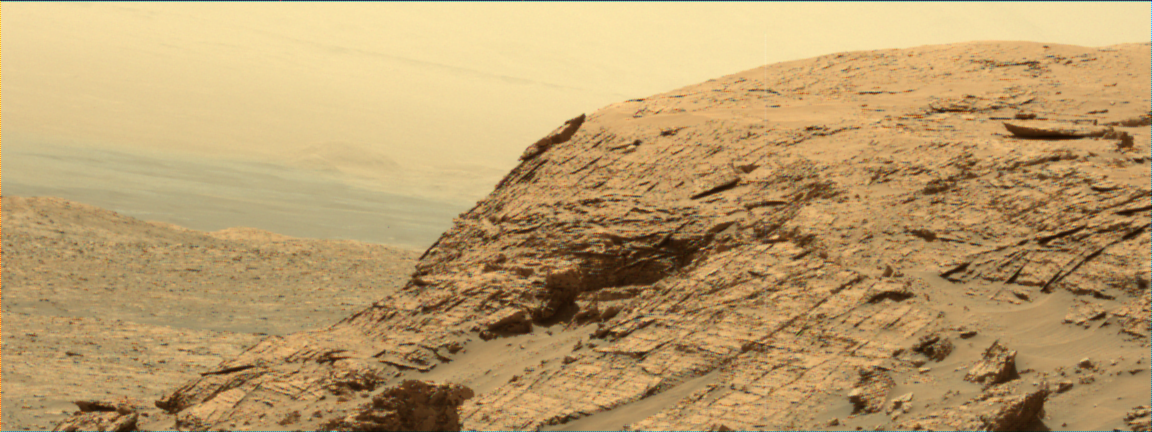
#> input picture bilinear-images/ML0_673757778EDR_S0872902MCAM00037D1.png, 1152 x 432 px
$ python raw_png_filter.py --png-dir ../bilinear-images --xml-dir ../bilinear-images --img-dir ../bilinear-images --output-dir out
#> lines starting #> are read from the running program, lines starting #| are printed output that depends on the picture
# raw_png_filter.py
#
# Stage 2 visual filter for Virtual Mars.
# Run this AFTER:
#   1. filter_xml_metadata.py
#   2. vic2png conversion
#
# Run this BEFORE:
#   3. demosaic_batch.py
#   4. select_colmap_images.py
#
# This script scores the raw PNG outputs from vic2png and builds a cleaner intermediate dataset before demosaicing.
#
# It does 3 things:
#   1. Scores each raw PNG using grayscale-friendly image heuristics.
#   2. Classifies each image as keep / review / reject.
#   3. Copies the selected files into a new output dataset structure
#
# It also writes:
#   - raw_png_filter_report.csv
#   - keep_list.txt
#   - review_list.txt
#   - reject_list.txt
#   - sequence_summary.csv
#

import os
import re
import csv
import shutil
import argparse
from pathlib import Path

import numpy as np
from PIL import Image


# Filename helpers
MCAM_PATTERN = re.compile(r"(MCAM\d+)", re.IGNORECASE)


def get_sequence_id(file_name: str) -> str:
    # Extract the MCAM sequence ID from a filename.
    match = MCAM_PATTERN.search(file_name.upper())
    if match:
        return match.group(1)
    return "UNKNOWN_SEQUENCE"


def get_file_stem(file_name: str) -> str:
    # Return filename without extension.
    return Path(file_name).stem


# Image loading
def load_image(image_path: Path):
    """
    Load one PNG image and return:
      - grayscale image array
      - width
      - height

    Even if the PNG somehow has RGB channels, we convert to grayscale because
    this stage should work consistently on raw vic2png output.
    """
    img = Image.open(image_path).convert("L")
    gray = np.array(img, dtype=np.float32)
    height, width = gray.shape
    return gray, width, height


# Image quality metrics
def compute_sharpness(gray: np.ndarray) -> float:
    """
    Laplacian variance sharpness score.

    Higher value usually means:
      - more detail
      - less blur
    """
    if gray.shape[0] < 3 or gray.shape[1] < 3:
        return 0.0

    center = gray[1:-1, 1:-1]
    up = gray[:-2, 1:-1]
    down = gray[2:, 1:-1]
    left = gray[1:-1, :-2]
    right = gray[1:-1, 2:]

    lap = (up + down + left + right) - (4.0 * center)
    return float(np.var(lap))


def compute_texture(gray: np.ndarray) -> float:
    # Mean absolute pixel difference in x and y.
    # Higher value usually means more edges and more structure.

    if gray.shape[0] < 2 or gray.shape[1] < 2:
        return 0.0

    dx = np.abs(gray[:, 1:] - gray[:, :-1])
    dy = np.abs(gray[1:, :] - gray[:-1, :])

    return float((np.mean(dx) + np.mean(dy)) / 2.0)


def compute_brightness_stats(gray: np.ndarray):
    """
    Brightness statistics:
      - mean
      - std dev
      - dark fraction
      - bright fraction
    """
    mean_val = float(np.mean(gray))
    std_val = float(np.std(gray))
    dark_fraction = float(np.mean(gray < 15))
    bright_fraction = float(np.mean(gray > 240))

    return mean_val, std_val, dark_fraction, bright_fraction


def estimate_sky_fraction(gray: np.ndarray) -> float:
    # Very rough top-strip sky heuristic.
    # Because these are raw PNGs, treat this as a soft clue only.

    h, _ = gray.shape
    top_h = max(1, int(h * 0.20))
    top = gray[:top_h, :]

    top_mean = float(np.mean(top))
    top_texture = compute_texture(top)

    if top_mean > 170 and top_texture < 8:
        return 1.0
    if top_mean > 145 and top_texture < 6:
        return 0.7
    return 0.0


def estimate_ground_only_flag(gray: np.ndarray) -> bool:
    # Heuristic for frames that may be mostly close-up ground/rock.
    # his should not auto-reject; it only lowers confidence.

    h, _ = gray.shape
    if h < 2:
        return False

    top = gray[: h // 2, :]
    bottom = gray[h // 2 :, :]

    top_mean = float(np.mean(top))
    bottom_mean = float(np.mean(bottom))
    top_texture = compute_texture(top)
    bottom_texture = compute_texture(bottom)

    mean_diff = abs(top_mean - bottom_mean)

    return mean_diff < 18 and top_texture > 10 and bottom_texture > 10


def estimate_rover_intrusion_flag(gray: np.ndarray) -> bool:
    # Very rough flag for possible rover hardware intrusion in the lower strip.
    # This is a review signal, not a hard rejection rule.

    h, _ = gray.shape
    bottom_h = max(1, int(h * 0.20))
    bottom = gray[h - bottom_h :, :]

    bottom_texture = compute_texture(bottom)
    bottom_dark = float(np.mean(bottom < 20))
    bottom_bright = float(np.mean(bottom > 235))

    return bottom_texture > 18 and (bottom_dark + bottom_bright) > 0.20


# Image scoring
def score_image(image_path: Path) -> dict:
    # Score one raw PNG and classify it as keep / review / reject.

    try:
        gray, width, height = load_image(image_path)
    except Exception as exc:
        return {
            "status": "reject",
            "score": 0.0,
            "width": 0,
            "height": 0,
            "sharpness": 0.0,
            "texture": 0.0,
            "brightness_mean": 0.0,
            "brightness_std": 0.0,
            "dark_fraction": 0.0,
            "bright_fraction": 0.0,
            "sky_fraction": 0.0,
            "ground_only_flag": False,
            "rover_intrusion_flag": False,
            "reasons": f"image_open_failed:{type(exc).__name__}",
        }

    sharpness = compute_sharpness(gray)
    texture = compute_texture(gray)
    mean_val, std_val, dark_fraction, bright_fraction = compute_brightness_stats(gray)
    sky_fraction = estimate_sky_fraction(gray)
    ground_only = estimate_ground_only_flag(gray)
    rover_intrusion = estimate_rover_intrusion_flag(gray)

    reasons = []
    score = 0.0

    # Resolution checks
    if width < 700 or height < 300:
        reasons.append("too_small")
        return {
            "status": "reject",
            "score": 0.0,
            "width": width,
            "height": height,
            "sharpness": sharpness,
            "texture": texture,
            "brightness_mean": mean_val,
            "brightness_std": std_val,
            "dark_fraction": dark_fraction,
            "bright_fraction": bright_fraction,
            "sky_fraction": sky_fraction,
            "ground_only_flag": ground_only,
            "rover_intrusion_flag": rover_intrusion,
            "reasons": ";".join(reasons),
        }

    if width >= 1200 and height >= 400:
        score += 2.0
    elif width >= 1000:
        score += 1.0


    # Sharpness checks
    if sharpness < 8:
        reasons.append("very_blurry")
        return {
            "status": "reject",
            "score": score,
            "width": width,
            "height": height,
            "sharpness": sharpness,
            "texture": texture,
            "brightness_mean": mean_val,
            "brightness_std": std_val,
            "dark_fraction": dark_fraction,
            "bright_fraction": bright_fraction,
            "sky_fraction": sky_fraction,
            "ground_only_flag": ground_only,
            "rover_intrusion_flag": rover_intrusion,
            "reasons": ";".join(reasons),
        }
    elif sharpness < 20:
        reasons.append("soft")
        score += 0.5
    else:
        score += 2.0


    # Texture checks
    if texture < 4:
        reasons.append("very_low_texture")
        return {
            "status": "reject",
            "score": score,
            "width": width,
            "height": height,
            "sharpness": sharpness,
            "texture": texture,
            "brightness_mean": mean_val,
            "brightness_std": std_val,
            "dark_fraction": dark_fraction,
            "bright_fraction": bright_fraction,
            "sky_fraction": sky_fraction,
            "ground_only_flag": ground_only,
            "rover_intrusion_flag": rover_intrusion,
            "reasons": ";".join(reasons),
        }
    elif texture < 8:
        reasons.append("low_texture")
        score += 0.5
    else:
        score += 2.0


    # Brightness sanity checks
    if dark_fraction > 0.40:
        reasons.append("too_dark")
        score -= 1.0

    if bright_fraction > 0.35:
        reasons.append("too_bright")
        score -= 1.0

    if std_val < 20:
        reasons.append("low_contrast")
        score -= 0.5

    # Scene heuristics
    if sky_fraction > 0.5:
        reasons.append("possible_sky_dominance")
        score -= 1.0

    if ground_only:
        reasons.append("possible_ground_only")
        score -= 1.0

    if rover_intrusion:
        reasons.append("possible_rover_intrusion")
        score -= 1.0

    suspicious = any(
        tag in reasons
        for tag in [
            "soft",
            "low_texture",
            "too_dark",
            "too_bright",
            "low_contrast",
            "possible_sky_dominance",
            "possible_ground_only",
            "possible_rover_intrusion",
        ]
    )

    if score >= 4.0 and not suspicious:
        status = "keep"
    elif score >= 2.0:
        status = "review"
    else:
        status = "reject"

    return {
        "status": status,
        "score": score,
        "width": width,
        "height": height,
        "sharpness": sharpness,
        "texture": texture,
        "brightness_mean": mean_val,
        "brightness_std": std_val,
        "dark_fraction": dark_fraction,
        "bright_fraction": bright_fraction,
        "sky_fraction": sky_fraction,
        "ground_only_flag": ground_only,
        "rover_intrusion_flag": rover_intrusion,
        "reasons": ";".join(reasons),
    }


# Sequence summary
def summarise_sequences(rows: list[dict]) -> list[dict]:
    # Summarise scores by MCAM sequence to help inspect whether one sequence
    # dominates the filtered set.

    grouped = {}

    for row in rows:
        seq = row["sequence_id"]

        if seq not in grouped:
            grouped[seq] = {
                "sequence_id": seq,
                "count_total": 0,
                "count_keep": 0,
                "count_review": 0,
                "count_reject": 0,
                "score_sum": 0.0,
                "sample_files": [],
            }

        grouped[seq]["count_total"] += 1
        grouped[seq]["score_sum"] += row["score"]

        if row["status"] == "keep":
            grouped[seq]["count_keep"] += 1
        elif row["status"] == "review":
            grouped[seq]["count_review"] += 1
        else:
            grouped[seq]["count_reject"] += 1

        if len(grouped[seq]["sample_files"]) < 5:
            grouped[seq]["sample_files"].append(row["file_name"])

    summary_rows = []

    for seq, item in grouped.items():
        avg_score = item["score_sum"] / max(1, item["count_total"])

        summary_rows.append({
            "sequence_id": seq,
            "count_total": item["count_total"],
            "count_keep": item["count_keep"],
            "count_review": item["count_review"],
            "count_reject": item["count_reject"],
            "avg_score": avg_score,
            "sample_files": " | ".join(item["sample_files"]),
        })

    summary_rows.sort(
        key=lambda x: (x["count_keep"], x["avg_score"], x["count_total"]),
        reverse=True,
    )

    return summary_rows


# File copy helpers
def find_matching_file(directory: Path, stem: str, extensions: tuple[str, ...]) -> Path | None:
    # Find a matching file stem with one of several possible extensions.
    for ext in extensions:
        candidate = directory / f"{stem}{ext}"
        if candidate.exists():
            return candidate
    return None


# [7 lines left out: function copy_if_exists, not called in this run]


# Main
def main():
    parser = argparse.ArgumentParser(
        description=(
            "Filter raw vic2png PNG files before demosaicing. "
            "Copies accepted PNGs and their matching XML/IMG files into a new "
            "dataset structure for the next stage."
        )
    )

    parser.add_argument(
        "--png-dir",
        required=True,
        help="Folder containing raw PNG files produced by vic2png."
    )
    parser.add_argument(
        "--xml-dir",
        required=True,
        help="Folder containing matching XML files for the same stems."
    )
    parser.add_argument(
        "--img-dir",
        required=True,
        help="Folder containing matching IMG files for the same stems."
    )
    parser.add_argument(
        "--output-dir",
        required=True,
        help=(
            "Root output folder. The script will create: "
            "data/, IMG_files/, raw_png/ and CSV/text reports."
        )
    )
    parser.add_argument(
        "--include-review",
        action="store_true",
        help="Also copy images labelled as review. Default copies only keep."
    )
    parser.add_argument(
        "--dry-run",
        action="store_true",
        help="Do not copy files; only score and write reports."
    )

    args = parser.parse_args()

    png_dir = Path(args.png_dir)
    xml_dir = Path(args.xml_dir)
    img_dir = Path(args.img_dir)
    output_dir = Path(args.output_dir)

    if not png_dir.is_dir():
        raise FileNotFoundError(f"PNG directory not found: {png_dir}")
    if not xml_dir.is_dir():
        raise FileNotFoundError(f"XML directory not found: {xml_dir}")
    if not img_dir.is_dir():
        raise FileNotFoundError(f"IMG directory not found: {img_dir}")

    png_files = sorted(png_dir.glob("*.png"))
    if not png_files:
        raise FileNotFoundError(f"No PNG files found in: {png_dir}")

    output_data_dir = output_dir / "data"
    output_img_dir = output_dir / "IMG_files"
    output_png_dir = output_dir / "raw_png"

    if not args.dry_run:
        output_data_dir.mkdir(parents=True, exist_ok=True)
        output_img_dir.mkdir(parents=True, exist_ok=True)
        output_png_dir.mkdir(parents=True, exist_ok=True)
    else:
        output_dir.mkdir(parents=True, exist_ok=True)

    print("\n=========================================================")
    print("RAW PNG FILTER")
    print("=========================================================")
    print(f"PNG input   : {png_dir}")
    print(f"XML input   : {xml_dir}")
    print(f"IMG input   : {img_dir}")
    print(f"Output root : {output_dir}")
    print(f"PNG count   : {len(png_files)}")
    print(f"Copy review : {args.include_review}")
    print(f"Dry run     : {args.dry_run}")
    print("=========================================================\n")

    all_rows = []
    copied_keep = 0
    copied_review = 0
    copied_xml = 0
    copied_img = 0

    for image_path in png_files:
        file_name = image_path.name
        stem = image_path.stem
        sequence_id = get_sequence_id(file_name)

        metrics = score_image(image_path)
#> in load_image, `img = Image.open(image_path).convert("L")`:
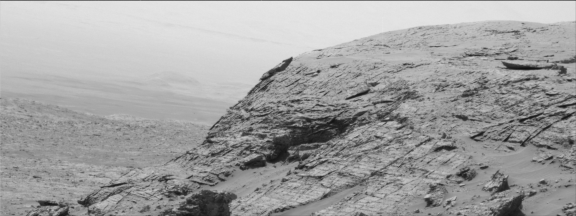
#> img: PIL image 1152x432 L (shown at 1/2 size); min 13, max 235, mean 160.8
#> in score_image, `gray, width, height = load_image(image_path)`: width = 1152; height = 432
#> in compute_sharpness, `lap = (up + down + left + right) - (4.0 * center)`:
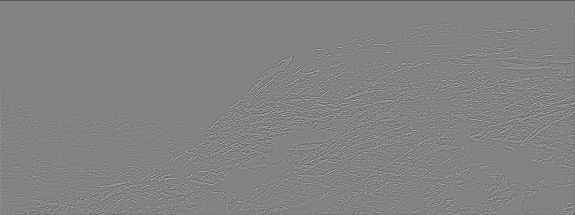
#> lap: shape (430, 1150) float32 (shown at 1/2 size); min -198, max 188, mean -0.3; drawn with min black and max white
#> in score_image, `sharpness = compute_sharpness(gray)`: sharpness = 475.7
#> in compute_texture, `dy = np.abs(gray[1:, :] - gray[:-1, :])`:
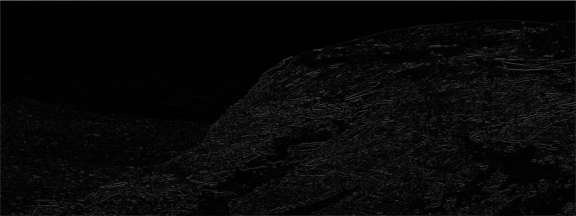
#> dy: shape (431, 1152) float32 (shown at 1/2 size); min 0, max 161, mean 8.2
#> in score_image, `texture = compute_texture(gray)`: texture = 6.66
#> in compute_brightness_stats, `mean_val = float(np.mean(gray))`: mean_val = 160.8
#> in compute_brightness_stats, `std_val = float(np.std(gray))`: std_val = 45.52
#> in compute_brightness_stats, `dark_fraction = float(np.mean(gray < 15))`: dark_fraction = 4.02e-06
#> in compute_brightness_stats, `bright_fraction = float(np.mean(gray > 240))`: bright_fraction = 0
#> in score_image, `mean_val, std_val, dark_fraction, bright_fraction = compute_brightness..`: mean_val = 160.8; std_val = 45.52; dark_fraction = 4.02e-06; bright_fraction = 0
#> in estimate_sky_fraction, `top = gray[:top_h, :]`:
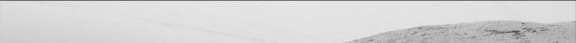
#> top: shape (86, 1152) float32 (shown at 1/2 size); min 38, max 235, mean 212.7
#> in estimate_sky_fraction, `top_mean = float(np.mean(top))`: top_mean = 212.7
#> in compute_texture (call 2), `dy = np.abs(gray[1:, :] - gray[:-1, :])`:
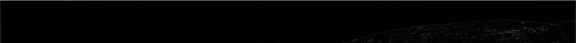
#> dy: shape (85, 1152) float32 (shown at 1/2 size); min 0, max 161, mean 3.9
#> in estimate_sky_fraction, `top_texture = compute_texture(top)`: top_texture = 2.91
#> in score_image, `sky_fraction = estimate_sky_fraction(gray)`: sky_fraction = 1
#> in estimate_ground_only_flag, `bottom = gray[h // 2 :, :]`:
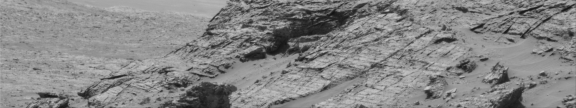
#> bottom: shape (216, 1152) float32 (shown at 1/2 size); min 15, max 216, mean 134.2
#> in estimate_ground_only_flag, `top_mean = float(np.mean(top))`: top_mean = 187.4
#> in estimate_ground_only_flag, `bottom_mean = float(np.mean(bottom))`: bottom_mean = 134.2
#> in compute_texture (call 3), `dy = np.abs(gray[1:, :] - gray[:-1, :])`:
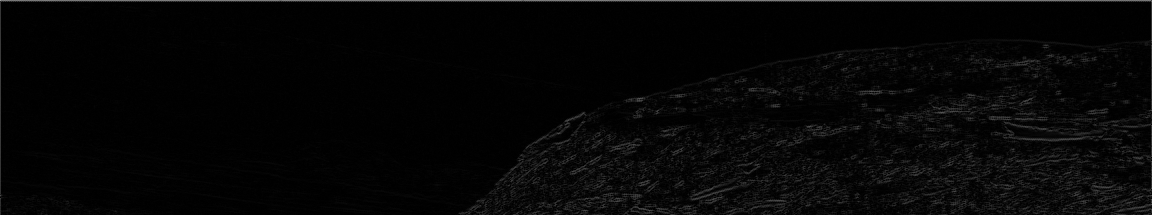
#> dy: shape (215, 1152) float32; min 0, max 161, mean 5.9
#> in estimate_ground_only_flag, `top_texture = compute_texture(top)`: top_texture = 4.62
#> (the rest of the program and of its run is left out)
